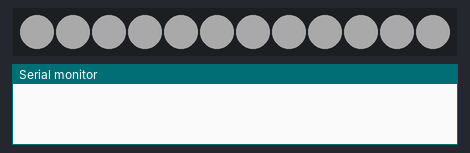
This sketch was run on a simulated Arduino Uno, built with avr-gcc and run on an emulated ATmega328P. Parts: 12 RGB LEDs in strip order, left to right, the last lines printed to the serial monitor. Dim RGB values are drawn brighter than linear.

Above: at 0.15 s.
At 2.9 s:
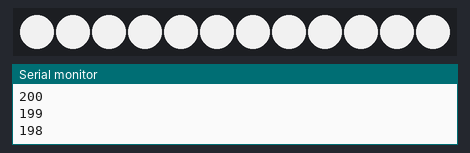

Measured:
- by itself, everything shown: repeats every 6.1 s, in 16 steps

The sketch:

neopixel_glow_test.ino
```cpp
#include <Adafruit_NeoPixel.h>

#define PIN 6

// Parameter 1 = number of pixels in strip
// Parameter 2 = Arduino pin number (most are valid)
// Parameter 3 = pixel type flags, add together as needed:
//   NEO_KHZ800  800 KHz bitstream (most NeoPixel products w/WS2812 LEDs)
//   NEO_KHZ400  400 KHz (classic 'v1' (not v2) FLORA pixels, WS2811 drivers)
//   NEO_GRB     Pixels are wired for GRB bitstream (most NeoPixel products)
//   NEO_RGB     Pixels are wired for RGB bitstream (v1 FLORA pixels, not v2)
Adafruit_NeoPixel strip = Adafruit_NeoPixel(12, PIN, NEO_GRB + NEO_KHZ800);

// IMPORTANT: To reduce NeoPixel burnout risk, add 1000 uF capacitor across
// pixel power leads, add 300 - 500 Ohm resistor on first pixel's data input
// and minimize distance between Arduino and first pixel. Avoid connecting
// on a live circuit... if you must, connect GND first.

void setup() {
  strip.begin();
  strip.show(); // initialize all pixels to "off"
}

void loop() {
  brighten();
  darken();
}

// 0 to 255
void brighten() {
  uint16_t i, j;

  for (j = 45; j < 255; j++) {
    for (i = 0; i < strip.numPixels(); i++) {
      strip.setPixelColor(i, j, j, j);
    }
    strip.show();
    delay(10);
  }
  //delay(1500);
}

// 255 to 0
void darken() {
  Serial.begin(9600);
  uint16_t i, j;

  for (j = 255; j > 45; j--) {
    for (i = 0; i < strip.numPixels(); i++) {
      strip.setPixelColor(i, j, j, j);
    }
    strip.show();
    delay(10);
    Serial.println(j);
  }
  delay(1500);
}
```
